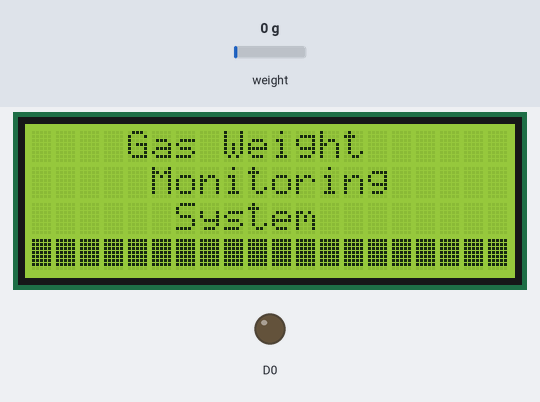
Simulated run of this sketch. Board: ESP8266 (NodeMCU). Parts: 20×4 character LCD, output pins drawn as LEDs (lit = HIGH). The test bench sets the inputs (shaded band); at power-on: weight on the scale 0 g. WiFi joins after 1.5 s; servers stay silent unless stated; storage starts empty; what the sketch prints to the serial monitor is not drawn.

Above: at 5.1 s.
At 6.4 s:
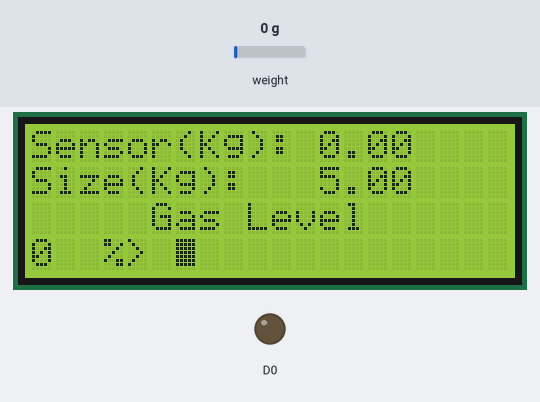
6.5 s: weight on the scale set to 100 g
At 9.4 s:
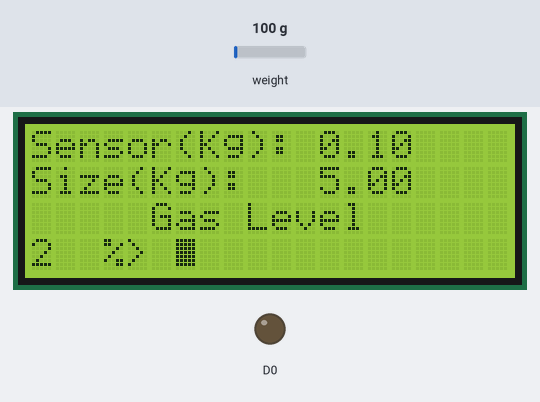
9.7 s: weight on the scale set to 1250 g
13.6 s: weight on the scale set to 2500 g
At 16.0 s:
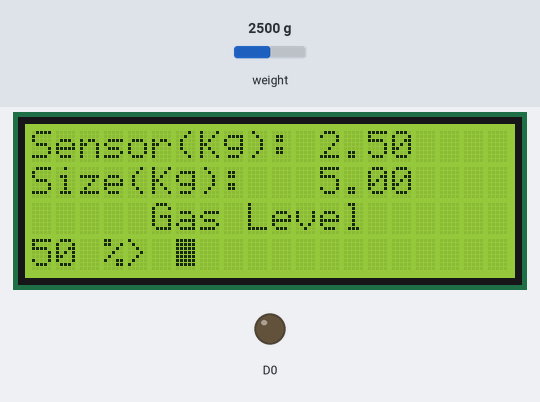
Timing chart, 0 to 17.5 s (numbered marks = the images above; inputs shaded):
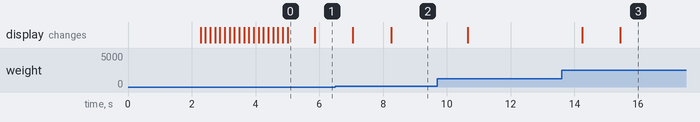

Measured:
- after the input at 6.5 s, the display: first differs from a run without the input after 1.8 s (image 2)
- after the input at 13.6 s, the display: first differs from a run without the input after 1.8 s (image 3)
- what the display in image 0 shows lasts 0.9 s, from 5.0 s to 5.9 s

The sketch:

ESP_Weight.ino
```cpp
#include <LiquidCrystal_I2C.h>
#include <Thread.h>
#include <ESP8266WiFi.h>
#include "myserver.h"
#include "myfb.h"
#include "myweight.h"
//#include "LCDisp.h"

float emptyWeight = 3;
float space = 5;
unsigned long previousMillis = 0;
bool connectMsg = false;

//LCDisp disp;
/*Put your SSID & Password*/
const char* ssid = "Weight";            // Enter SSID here
const char* password = "12345678";  //Enter Password here


uint8_t box[8] = { 0xff,    // 0000000 Create a 5X7 bit heart character using pattern
                   0xff,    // 0001010
                   0xff,   // 0011111
                   0xff,   // 0011111
                   0xff,    // 0001110
                   0xff,    // 0000100
                   0xff
                 };  //

//My simple Thread
Thread myThread = Thread();
MyWeight w;
MyServer s;
MyFB fb;

int sda_pin = D2;  // pin to connect to SDA pin on LCD (can be any data pin)
int scl_pin = D1;  // pin to connect to SCL pin on LCD (can be any data pin)
LiquidCrystal_I2C lcd(0x27, 20, 4);  // start up LCD as 20 characters X 4 lines
void sendWeight() {
  // set Float  value
  Firebase.setFloat(fb.data, "weight", w.weight);
}

void setup() {
  // put your setup code here, to run once:
  Serial.begin(115200);

  pinMode(16, OUTPUT);
  digitalWrite(16, LOW);

  //disp.startMsg();
  Wire.begin(sda_pin, scl_pin);
  lcd.begin(20, 4);
  lcd.backlight();
  lcd.createChar(1, box);
  lcd.home();
  lcd.setCursor(4, 0);
  lcd.print("Gas Weight");
  lcd.setCursor(5, 1);
  lcd.print("Monitoring");
  lcd.setCursor(6, 2);  // set cursor to 0th position on line 3
  lcd.print("System ");
  for (int i = 0; i < 20; i++) {
        lcd.setCursor(i, 3);
        lcd.write(byte(1));
        delay(150);
    }
  // Connect to Wi-Fi
  WiFi.begin(ssid, password);
  Serial.println(WiFi.localIP());
  myThread.onRun(sendWeight);
  myThread.setInterval(1000);

  s.setUp();
}

void loop() {

  // put your main code here, to run repeatedly:
  if (myThread.shouldRun())
    myThread.run();

  int level = w.weight / space * 100;

  w.measureKg();
  Serial.print("Present Weight: ");
  Serial.println(w.weight);
  if (printInterval(1000)) {
    lcd.clear();
    lcd.print("Sensor(Kg):");
    lcd.setCursor(12, 0);
    lcd.print(w.weight);
    lcd.setCursor(0, 1);
    lcd.print("Size(Kg): ");
    lcd.setCursor(12, 1);
    lcd.print(space);
    lcd.setCursor(5, 2);
    lcd.print("Gas Level");
    lcd.setCursor(0, 3);
    lcd.print(level);
    lcd.setCursor(3, 3);
    lcd.print("%>");
    int p = ((int)(level / 100 * 15))+1;
    for (int i = 6; i < 6 + p; i++) {
      if (i >= 6) {
        lcd.setCursor(i, 3);
        lcd.write(byte(1));
      }
    }
  }

}

bool printInterval(const unsigned int interval) {
  if (millis() - previousMillis >= interval) {
    // save the last time you blinked the LED
    previousMillis = millis();
    return true;
  } else {
    return false;
  }
}

void conMsg() {
  Serial.print(".");
  lcd.clear();
  lcd.print("Connecting to");
  lcd.setCursor(0, 1);
  lcd.print("Mobile Hotspot");
  delay(1000);
}
```

myfb.cpp
```cpp
#include "Arduino.h"
#include "myfb.h"

MyFB::MyFB()
{
  Firebase.begin(FIREBASE_HOST, FIREBASE_AUTH);
  //Firebase.reconnectWiFi(true);
}

//void MyFB::sendWeight(){
  // set Float  value
 //Firebase.setFloat(data,"weight",weight);
//}
```

myfb.h
```cpp
#ifndef myfb_h
#define myfb_h
#include <FirebaseESP8266.h>

#define FIREBASE_HOST "iot-weight-project-default-rtdb.firebaseio.com"
#define FIREBASE_AUTH "WTbnmepCCVT7sqQlq6FlYBoqCFVnxZ0gEh6knPyE"
class MyFB
{
public:
    MyFB();
    FirebaseData data;
    //void sendWeight();
    //Thread myThread = Thread();
    //void createThread();

private:

};

#endif
```

myserver.cpp
```cpp
#include "Arduino.h"
#include "myserver.h"

const char *PARAM_INPUT_1 = "output";
const char *PARAM_INPUT_2 = "state";
AsyncWebServer servee(80);
MyServer::MyServer()
{
     // Initialize LittleFS
     Serial.print("Server Object");
  if(!LittleFS.begin()){
    Serial.println("An Error has occurred while mounting LittleFS");
    return;
  }
}

String outputState(int output)
{
    if (digitalRead(output))
    {
        return "checked";
    }
    else
    {
        return "";
    }
}

String processor(const String &var)
{
    if (var == "BUTTONPLACEHOLDER")
    {
        String buttons = "";
        buttons += "<h4>Output - GPIO 16</h4><label class=\"switch\"><input type=\"checkbox\" onchange=\"toggleCheckbox(this)\" id=\"16\" " + outputState(16) + "><span class=\"slider\"></span></label>";
        return buttons;
    }
    return String();
}

void MyServer::setUp()
{

  Serial.print("server created");

    // Route for root / web page
  servee.on("/", HTTP_GET, [](AsyncWebServerRequest* request) {
    //request->send_P(200, "text/html", index_html, processor);
    request->send(LittleFS, "/index.html", String(), false, processor);
  });

  // Route to load style.css file
  servee.on("/style.css", HTTP_GET, [](AsyncWebServerRequest *request){
    request->send(LittleFS, "/style.css", "text/css");
  });

 // Route to load style.css file
  servee.on("/main.js", HTTP_GET, [](AsyncWebServerRequest *request){
    request->send(LittleFS, "/main.js", "text/javascript");
  });

  // Send a GET request to <ESP_IP>/update?output=<inputMessage1>&state=<inputMessage2>
  servee.on("/update", HTTP_GET, [](AsyncWebServerRequest* request) {
    String inputMessage1;
    String inputMessage2;
    // GET input1 value on <ESP_IP>/update?output=<inputMessage1>&state=<inputMessage2>
    if (request->hasParam(PARAM_INPUT_1) && request->hasParam(PARAM_INPUT_2)) {
      inputMessage1 = request->getParam(PARAM_INPUT_1)->value();
      inputMessage2 = request->getParam(PARAM_INPUT_2)->value();
      digitalWrite(inputMessage1.toInt(), inputMessage2.toInt());
    } else {
      inputMessage1 = "No message sent";
      inputMessage2 = "No message sent";
    }
    Serial.print("GPIO: ");
    Serial.print(inputMessage1);
    Serial.print(" - Set to: ");
    Serial.println(inputMessage2);
    request->send(200, "text/plain", "OK");
  });
  servee.on("/*", HTTP_GET, [](AsyncWebServerRequest *request){
    Serial.println("Invalid Route");
    //request->send(LittleFS, "/main.js", "text/javascript");
  });

  // Start server
  servee.begin();
}
```

myserver.h
```cpp
#ifndef myserver_h
#define myserver_h
#include <ESPAsyncTCP.h>
#include <ESPAsyncWebServer.h>
#include <LittleFS.h>
class MyServer
{
public:
    MyServer();
    void setUp();

private:
};

#endif
```

myweight.cpp
```cpp
#include "Arduino.h"
#include "myweight.h"

MyWeight::MyWeight()
{

   scale.begin(LOADCELL_DOUT_PIN, LOADCELL_SCK_PIN);
   long zero_factor = scale.read_average(); //Get a baseline reading
    resetScale();
   Serial.print("Zero Factor = ");
   Serial.println(zero_factor);

}

void MyWeight::resetScale(){
  scale.set_scale();
  scale.tare(); //Reset the scale to 0
}
void MyWeight::measureKg(){
  scale.set_scale(calibration_factor); //Adjust to this calibration factor
  weight = scale.get_units(5);
}
```

myweight.h
```cpp
#ifndef myweight_h
#define myweight_h
#include "HX711.h"
class MyWeight
{
public:
    MyWeight();
    void resetScale();
    void measureKg();
    float weight;
    HX711 scale;

private:
    float calibration_factor = -341525;
    // HX711 circuit wiring
    const int LOADCELL_DOUT_PIN = 12;
    const int LOADCELL_SCK_PIN = 13;
};

#endif
```
